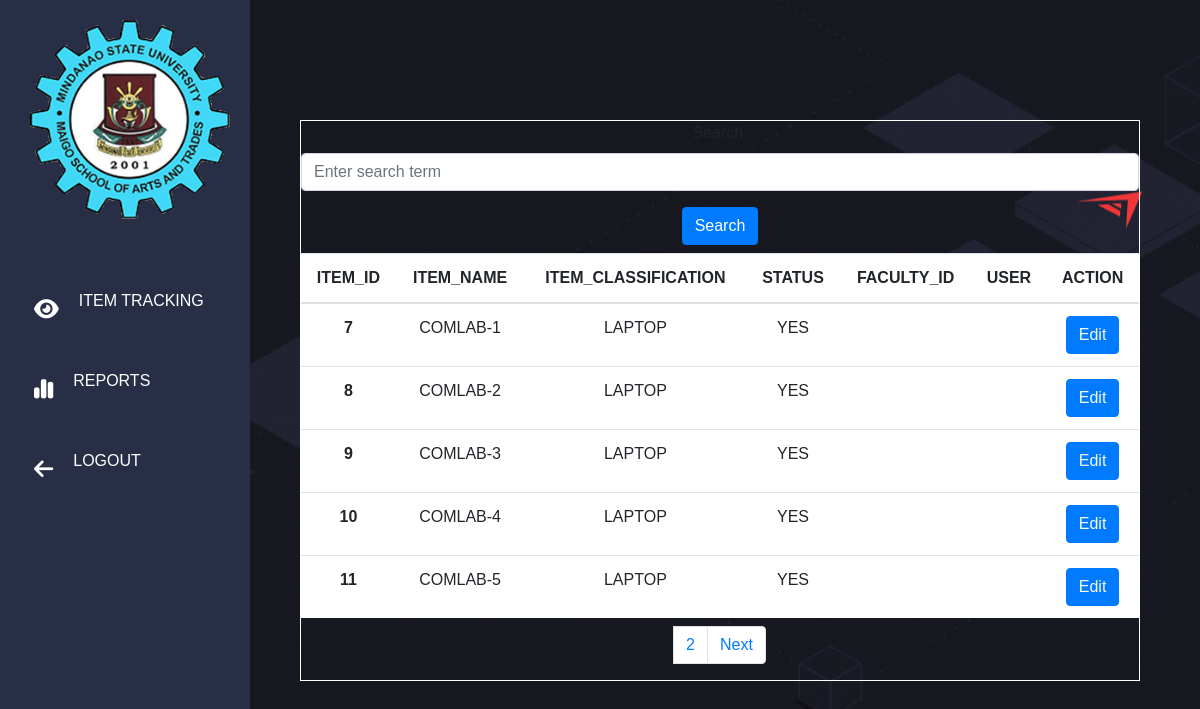
Screenshot of /ComlabSystem/Borrowx.php with the database file from the repository.
### tables this page shows
CREATE TABLE `items` (
  `itemNum` int(50) NOT NULL,
  `SerialNum` varchar(50) NOT NULL,
  `ItemName` varchar(50) NOT NULL,
  `Classification` varchar(50) NOT NULL,
  `Availability` varchar(50) NOT NULL,
  `UserID` int(50) DEFAULT NULL,
  `NameOfUser` varchar(50) NOT NULL
);

### ComlabSystem/Borrowx.php (the view, shortened to what this page needs)
<!DOCTYPE html>
<?php
include("itemconnection.php");
$resultsPerPage = 5;
$currentPage = isset($_GET['page']) ? $_GET['page'] : 1;
$startFrom = ($currentPage - 1) * $resultsPerPage;
if (isset($_GET['search']) && !empty($_GET['search'])) {
    $searchTerm = mysqli_real_escape_string($con, $_GET['search']);
    $sql = "SELECT * FROM items WHERE Availability = 'YES' AND (ItemName LIKE '%$searchTerm%' OR Classification LIKE '%$searchTerm%' OR UserID LIKE '%$searchTerm%' OR NameOfUser LIKE '%$searchTerm%');";
    $result = mysqli_query($con, $sql);
    $resultCheck = mysqli_num_rows($result);
} else {
    $sql = "SELECT * FROM items WHERE Availability = 'YES' LIMIT $startFrom, $resultsPerPage;";
    $result = mysqli_query($con, $sql);
    $resultCheck = mysqli_num_rows($result);
}
$totalRows = mysqli_num_rows(mysqli_query($con, "SELECT * FROM items WHERE Availability = 'YES';"));
?>
<html lang="en">
<head>
    <link rel="stylesheet" href="https://cdn.jsdelivr.net/npm/bootstrap@4.0.0/dist/css/bootstrap.min.css">
    <link rel="stylesheet" type="text/css" href="styleUserx.css">
</head>
<body>
    <div class="parent">
        <div class="child">
            <div class="search-container">
                <form method="GET" action="">
                    <div class="form-group">
                        <label for="search">Search:</label>
                        <input type="text" name="search" class="form-control" placeholder="Enter search term">
                    </div>
                    <button type="submit" class="btn btn-primary">Search</button>
                </form>
            </div>
            <table class="table my-2" style="background-color: white;">
                <thead>
                    <tr>
                        <th scope="col">ITEM_ID</th>
                        <th scope="col">ITEM_NAME</th>
                        <th scope="col">ITEM_CLASSIFICATION</th>
                        <th scope="col">STATUS</th>
                        <th scope="col">FACULTY_ID</th>
                        <th scope="col">USER</th>
                        <th scope="col">ACTION</th>
                    </tr>
                </thead>
                <tbody>
                    <?php
                        if ($resultCheck > 0) {
                            while ($row = mysqli_fetch_assoc($result)) {
                                $itemNum = $row['itemNum'];
                                $ItemName = $row['ItemName'];
                                $Classification = $row['Classification'];
                                $Availability = $row['Availability'];
                                $UserID = $row['UserID'];
                                $NameOfUser = $row['NameOfUser'];
                                echo '<tr>
                                <th scope="row">' . $itemNum . '</th>
                                <td>' . $ItemName . '</td>
                                <td>' . $Classification . '</td>
                                <td>' . $Availability . '</td>
                                <td>' . $UserID . '</td>
                                <td>' . $NameOfUser . '</td>
                                <td>
                                    <button class="btn btn-primary"><a href="EditBorrowx.php?updateItem=' . $itemNum . '" class="text-light">Edit</a></button>
                                </td>
                            </tr>';
                            }
                        } else {
                            echo '<tr><td colspan="7">All Items Are Being Borrowed.</td></tr>';
                        }
                    ?>
                </tbody>
            </table>
            <?php
                $totalPages = ceil($totalRows / $resultsPerPage);
                echo '<ul class="pagination justify-content-center">';
                for ($i = 1; $i <= $totalPages; $i++) {
                    echo '<li class="page-item ' . ($i == $currentPage ? 'active' : '') . '"><a class="page-link" href="?page=' . $i . '">' . $i . '</a></li>';
                }
                if ($currentPage < $totalPages) {
                    echo '<li class="page-item"><a class="page-link" href="?page=' . ($currentPage + 1) . '">Next</a></li>';
                }
                echo '</ul>';
            ?>
        </div>
    </div>
    <div class="header">
        <div class="side-nav">
            <a href="Homex.php" class="logo">
                <img src="logo.png" class="logo-img">
            </a>
            <ul class="nav-links">
                <li><a href="Trackingx.php"><i class="fa-solid fa-eye"></i><p>ITEM TRACKING</p></a></li>
                <li><a href="Reportx.php"><i class="fa-solid fa-chart-simple"></i><p>REPORTS</p></a></li>
                <li><a href="logout.php"><i class="fa-solid fa-arrow-left"></i><p>LOGOUT</p></a></li>
            </ul>
        </div>
    </div>
</body>
</html>

### ComlabSystem/styleUserx.css (style rules this page uses)
* { margin: 0; padding: 0; box-sizing: border-box; font-family: 'Poppins', sans-serif; }
.header { width: 100%; height: 25vh; }
.side-nav { width: 250px; height: 100%; background: #292e47; position: fixed; top: 0; left: 0; padding: 20px 30px; }
.logo { display: block; margin-bottom: 50px; opacity: 100%; }
.logo-img { width: 200px; }
.nav-links { list-style: none; position: relative; }
.nav-links li { padding: 10px 0; }
.nav-links a { color: #ffffff; text-decoration: none; padding: 10px 4px; display: flex; align-items: center; }
.nav-links li a i { font-size: 22px; margin-right: 20px; }
body { background-image: url('Wallpaper.gif'); background-position: center; }
.parent { border: 1px solid rgb(255, 255, 255); margin: 1rem; text-align: center; width: 70%; margin-top: 10%; margin-left: 25%; }

### rows the page displays
items: itemNum "7", ItemName "COMLAB-1", Classification "LAPTOP", Availability "YES"
items: itemNum "8", ItemName "COMLAB-2", Classification "LAPTOP", Availability "YES"
items: itemNum "9", ItemName "COMLAB-3", Classification "LAPTOP", Availability "YES"
items: itemNum "10", ItemName "COMLAB-4", Classification "LAPTOP", Availability "YES"
items: itemNum "11", ItemName "COMLAB-5", Classification "LAPTOP", Availability "YES"
